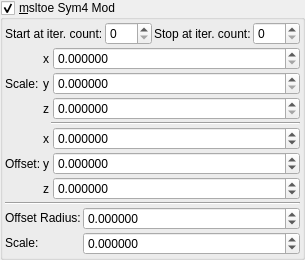
       <widget class="MyGroupBox" name="groupCheck_transf_function_enabledCx_false">
        <property name="toolTip">
         <string/>
        </property>
        <property name="title">
         <string>&amp;msltoe Sym4 Mod</string>
        </property>
        <property name="checkable">
         <bool>true</bool>
        </property>
        <layout class="QVBoxLayout" name="verticalLayout_56">
         <property name="spacing">
          <number>2</number>
         </property>
         <property name="leftMargin">
          <number>2</number>
         </property>
         <property name="topMargin">
          <number>2</number>
         </property>
         <property name="rightMargin">
          <number>2</number>
         </property>
         <property name="bottomMargin">
          <number>2</number>
         </property>
         <item>
          <layout class="QGridLayout" name="gridLayout_73">
           <property name="spacing">
            <number>2</number>
           </property>
           <item row="0" column="2">
            <widget class="QLabel" name="label_274">
             <property name="text">
              <string>Stop at iter. count:</string>
             </property>
            </widget>
           </item>
           <item row="0" column="0">
            <widget class="QLabel" name="label_275">
             <property name="text">
              <string>Start at iter. count:</string>
             </property>
            </widget>
           </item>
           <item row="0" column="1">
            <widget class="MySpinBox" name="spinboxInt_transf_start_iterations_B">
             <property name="sizePolicy">
              <sizepolicy hsizetype="Minimum" vsizetype="Maximum">
               <horstretch>0</horstretch>
               <verstretch>0</verstretch>
              </sizepolicy>
             </property>
             <property name="maximum">
              <number>999</number>
             </property>
            </widget>
           </item>
           <item row="0" column="3">
            <widget class="MySpinBox" name="spinboxInt_transf_stop_iterations_B">
             <property name="sizePolicy">
              <sizepolicy hsizetype="Minimum" vsizetype="Maximum">
               <horstretch>0</horstretch>
               <verstretch>0</verstretch>
              </sizepolicy>
             </property>
             <property name="maximum">
              <number>999</number>
             </property>
            </widget>
           </item>
          </layout>
         </item>
         <item>
          <layout class="QGridLayout" name="gridLayout_4" columnstretch="0,0,0,1">
           <property name="verticalSpacing">
            <number>2</number>
           </property>
           <item row="1" column="1">
            <widget class="QLabel" name="label_269">
             <property name="text">
              <string notr="true">x</string>
             </property>
            </widget>
           </item>
           <item row="8" column="0" colspan="4">
            <widget class="Line" name="line_8">
             <property name="orientation">
              <enum>Qt::Horizontal</enum>
             </property>
            </widget>
           </item>
           <item row="2" column="3">
            <widget class="MyDoubleSpinBox" name="spinbox3_transf_scale3D_111_y">
             <property name="sizePolicy">
              <sizepolicy hsizetype="Minimum" vsizetype="Maximum">
               <horstretch>0</horstretch>
               <verstretch>0</verstretch>
              </sizepolicy>
             </property>
             <property name="prefix">
              <string/>
             </property>
             <property name="suffix">
              <string/>
             </property>
             <property name="decimals">
              <number>6</number>
             </property>
             <property name="minimum">
              <double>0.000000000000000</double>
             </property>
             <property name="maximum">
              <double>9.999000000000001</double>
             </property>
             <property name="singleStep">
              <double>0.100000000000000</double>
             </property>
            </widget>
           </item>
           <item row="5" column="1">
            <widget class="QLabel" name="label_265">
             <property name="text">
              <string notr="true">x</string>
             </property>
            </widget>
           </item>
           <item row="4" column="2" colspan="2">
            <widget class="Line" name="line_55">
             <property name="orientation">
              <enum>Qt::Horizontal</enum>
             </property>
            </widget>
           </item>
           <item row="3" column="3">
            <widget class="MyDoubleSpinBox" name="spinbox3_transf_scale3D_111_z">
             <property name="sizePolicy">
              <sizepolicy hsizetype="Minimum" vsizetype="Maximum">
               <horstretch>0</horstretch>
               <verstretch>0</verstretch>
              </sizepolicy>
             </property>
             <property name="prefix">
              <string/>
             </property>
             <property name="suffix">
              <string/>
             </property>
             <property name="decimals">
              <number>6</number>
             </property>
             <property name="minimum">
              <double>0.000000000000000</double>
             </property>
             <property name="maximum">
              <double>9.999000000000001</double>
             </property>
             <property name="singleStep">
              <double>0.100000000000000</double>
             </property>
            </widget>
           </item>
           <item row="3" column="1">
            <widget class="QLabel" name="label_263">
             <property name="text">
              <string notr="true">z</string>
             </property>
            </widget>
           </item>
           <item row="6" column="0">
            <widget class="QLabel" name="label_261">
             <property name="text">
              <string>Offset:</string>
             </property>
            </widget>
           </item>
           <item row="6" column="1">
            <widget class="QLabel" name="label_262">
             <property name="text">
              <string notr="true">y</string>
             </property>
            </widget>
           </item>
           <item row="7" column="3">
            <widget class="MyDoubleSpinBox" name="spinbox3_transf_offsetF_000_z">
             <property name="sizePolicy">
              <sizepolicy hsizetype="Minimum" vsizetype="Maximum">
               <horstretch>0</horstretch>
               <verstretch>0</verstretch>
              </sizepolicy>
             </property>
             <property name="prefix">
              <string/>
             </property>
             <property name="suffix">
              <string/>
             </property>
             <property name="decimals">
              <number>6</number>
             </property>
             <property name="minimum">
              <double>-99.989999999999995</double>
             </property>
             <property name="maximum">
              <double>99.989999999999995</double>
             </property>
             <property name="singleStep">
              <double>0.100000000000000</double>
             </property>
            </widget>
           </item>
           <item row="7" column="1">
            <widget class="QLabel" name="label_264">
             <property name="text">
              <string notr="true">z</string>
             </property>
            </widget>
           </item>
           <item row="6" column="3">
            <widget class="MyDoubleSpinBox" name="spinbox3_transf_offsetF_000_y">
             <property name="sizePolicy">
              <sizepolicy hsizetype="Minimum" vsizetype="Maximum">
               <horstretch>0</horstretch>
               <verstretch>0</verstretch>
              </sizepolicy>
             </property>
             <property name="prefix">
              <string/>
             </property>
             <property name="suffix">
              <string/>
             </property>
             <property name="decimals">
              <number>6</number>
             </property>
             <property name="minimum">
              <double>-99.989999999999995</double>
             </property>
             <property name="maximum">
              <double>99.989999999999995</double>
             </property>
             <property name="singleStep">
              <double>0.100000000000000</double>
             </property>
            </widget>
           </item>
           <item row="2" column="0">
            <widget class="QLabel" name="label_267">
             <property name="text">
              <string>Scale:</string>
             </property>
            </widget>
           </item>
           <item row="2" column="1">
            <widget class="QLabel" name="label_268">
             <property name="text">
              <string notr="true">y</string>
             </property>
            </widget>
           </item>
           <item row="1" column="3">
            <widget class="MyDoubleSpinBox" name="spinbox3_transf_scale3D_111_x">
             <property name="sizePolicy">
              <sizepolicy hsizetype="Minimum" vsizetype="Maximum">
               <horstretch>0</horstretch>
               <verstretch>0</verstretch>
              </sizepolicy>
             </property>
             <property name="prefix">
              <string/>
             </property>
             <property name="suffix">
              <string/>
             </property>
             <property name="decimals">
              <number>6</number>
             </property>
             <property name="minimum">
              <double>0.000000000000000</double>
             </property>
             <property name="maximum">
              <double>9.999000000000001</double>
             </property>
             <property name="singleStep">
              <double>0.100000000000000</double>
             </property>
            </widget>
           </item>
           <item row="5" column="3">
            <widget class="MyDoubleSpinBox" name="spinbox3_transf_offsetF_000_x">
             <property name="sizePolicy">
              <sizepolicy hsizetype="Minimum" vsizetype="Maximum">
               <horstretch>0</horstretch>
               <verstretch>0</verstretch>
              </sizepolicy>
             </property>
             <property name="prefix">
              <string/>
             </property>
             <property name="suffix">
              <string/>
             </property>
             <property name="decimals">
              <number>6</number>
             </property>
             <property name="minimum">
              <double>-99.989999999999995</double>
             </property>
             <property name="maximum">
              <double>99.989999999999995</double>
             </property>
             <property name="singleStep">
              <double>0.100000000000000</double>
             </property>
            </widget>
           </item>
          </layout>
         </item>
         <item>
          <layout class="QGridLayout" name="gridLayout_5" columnstretch="0,1">
           <property name="verticalSpacing">
            <number>2</number>
           </property>
           <item row="0" column="0">
            <widget class="QLabel" name="label_148">
             <property name="text">
              <string>&lt;html&gt;&lt;head/&gt;&lt;body&gt;&lt;p&gt;Offset Radius:&lt;/p&gt;&lt;/body&gt;&lt;/html&gt;</string>
             </property>
            </widget>
           </item>
           <item row="1" column="1">
            <widget class="MyDoubleSpinBox" name="spinbox_transf_scale_1">
             <property name="sizePolicy">
              <sizepolicy hsizetype="Minimum" vsizetype="Maximum">
               <horstretch>0</horstretch>
               <verstretch>0</verstretch>
              </sizepolicy>
             </property>
             <property name="prefix">
              <string/>
             </property>
             <property name="suffix">
              <string/>
             </property>
             <property name="decimals">
              <number>6</number>
             </property>
             <property name="minimum">
              <double>-99.998999999999995</double>
             </property>
             <property name="maximum">
              <double>99.998999999999995</double>
             </property>
             <property name="singleStep">
              <double>0.100000000000000</double>
             </property>
            </widget>
           </item>
           <item row="1" column="0">
            <widget class="QLabel" name="label_149">
             <property name="text">
              <string>&lt;html&gt;&lt;head/&gt;&lt;body&gt;&lt;p&gt;Scale:&lt;/p&gt;&lt;/body&gt;&lt;/html&gt;</string>
             </property>
            </widget>
           </item>
           <item row="0" column="1">
            <widget class="MyDoubleSpinBox" name="spinbox_transf_offset">
             <property name="sizePolicy">
              <sizepolicy hsizetype="Minimum" vsizetype="Maximum">
               <horstretch>0</horstretch>
               <verstretch>0</verstretch>
              </sizepolicy>
             </property>
             <property name="prefix">
              <string/>
             </property>
             <property name="suffix">
              <string/>
             </property>
             <property name="decimals">
              <number>6</number>
             </property>
             <property name="minimum">
              <double>-99.998999999999995</double>
             </property>
             <property name="maximum">
              <double>99.998999999999995</double>
             </property>
             <property name="singleStep">
              <double>0.100000000000000</double>
             </property>
            </widget>
           </item>
          </layout>
         </item>
        </layout>
       </widget>
